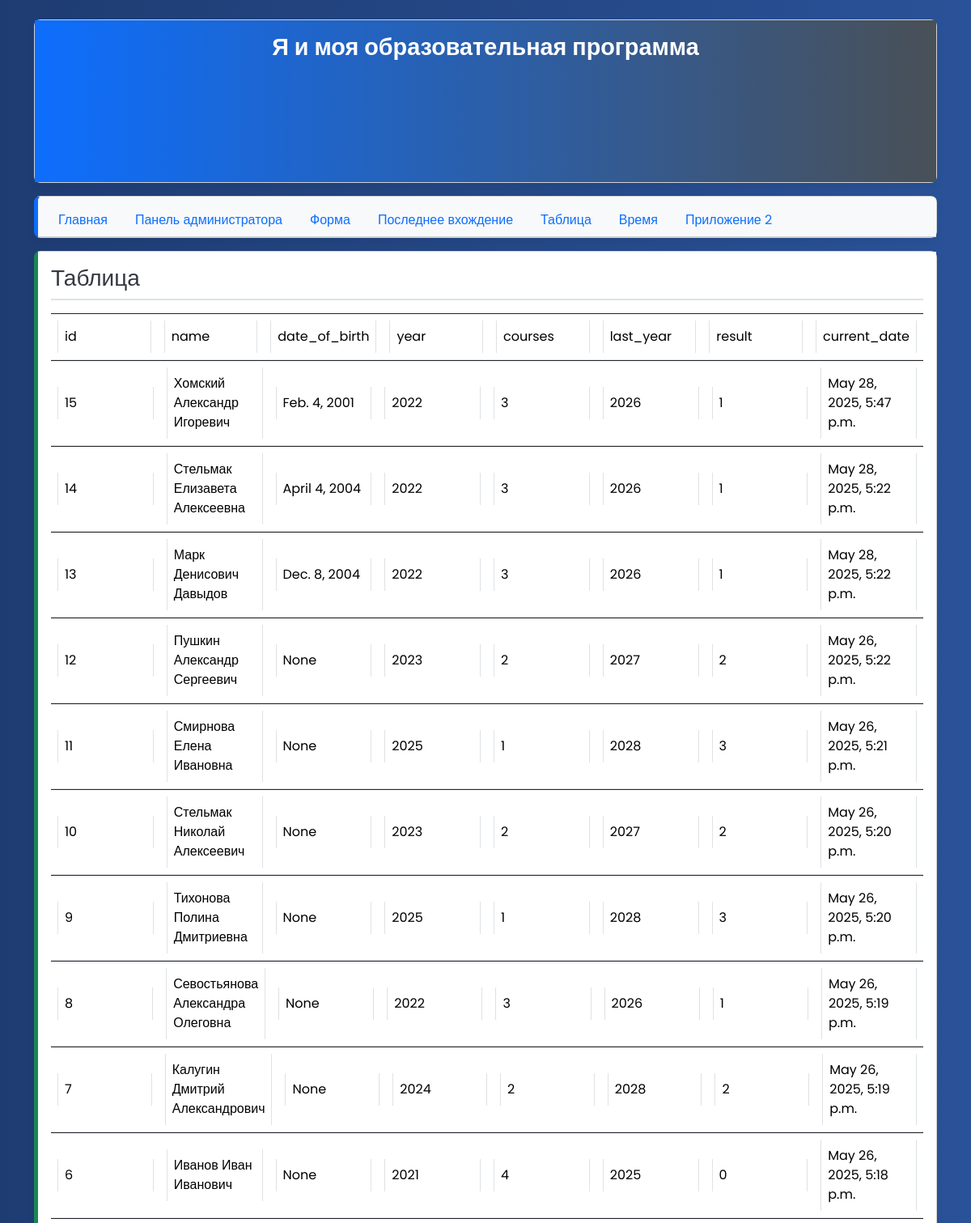
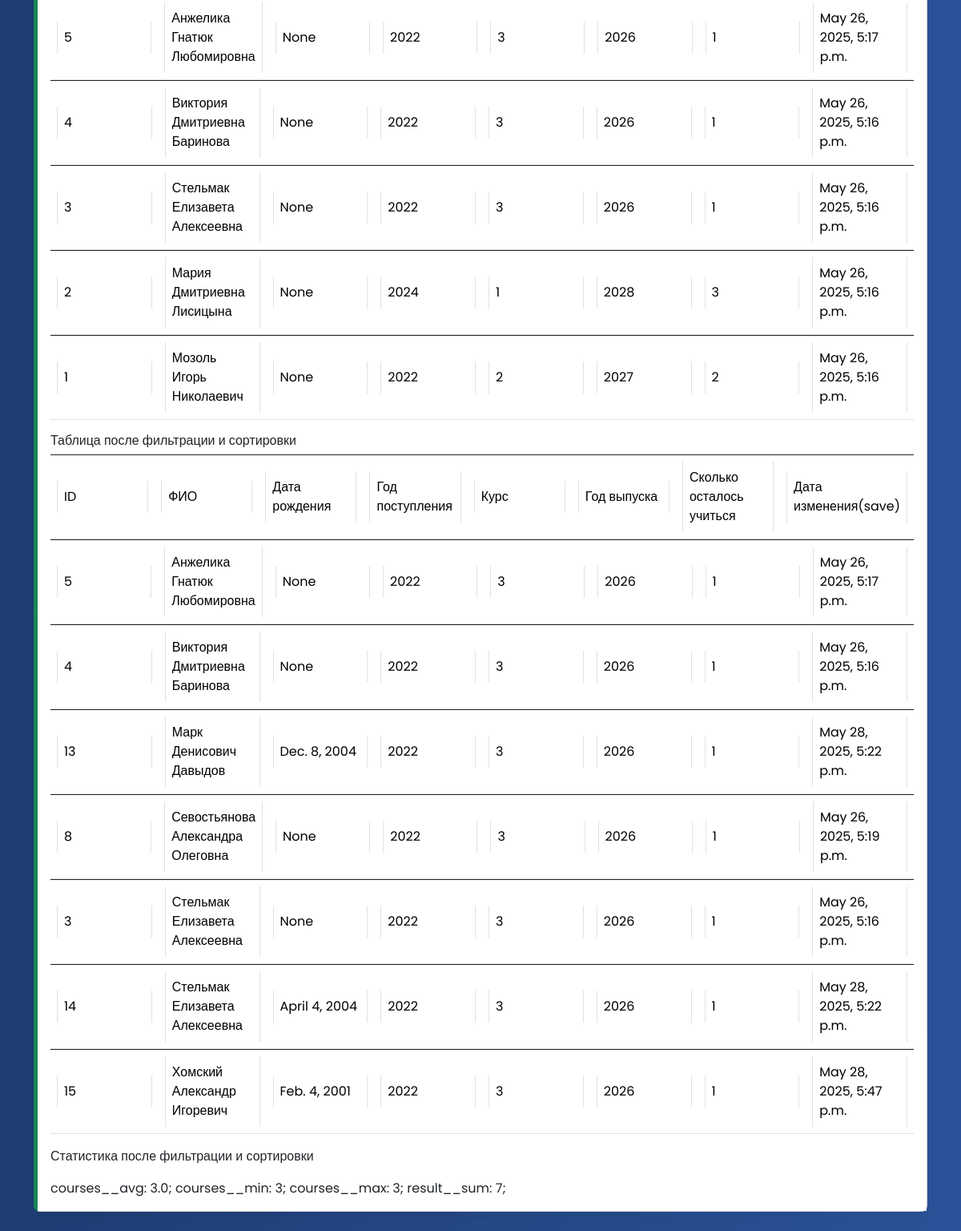
The app's page /app1/table/, older data (2 pictures, top to bottom).
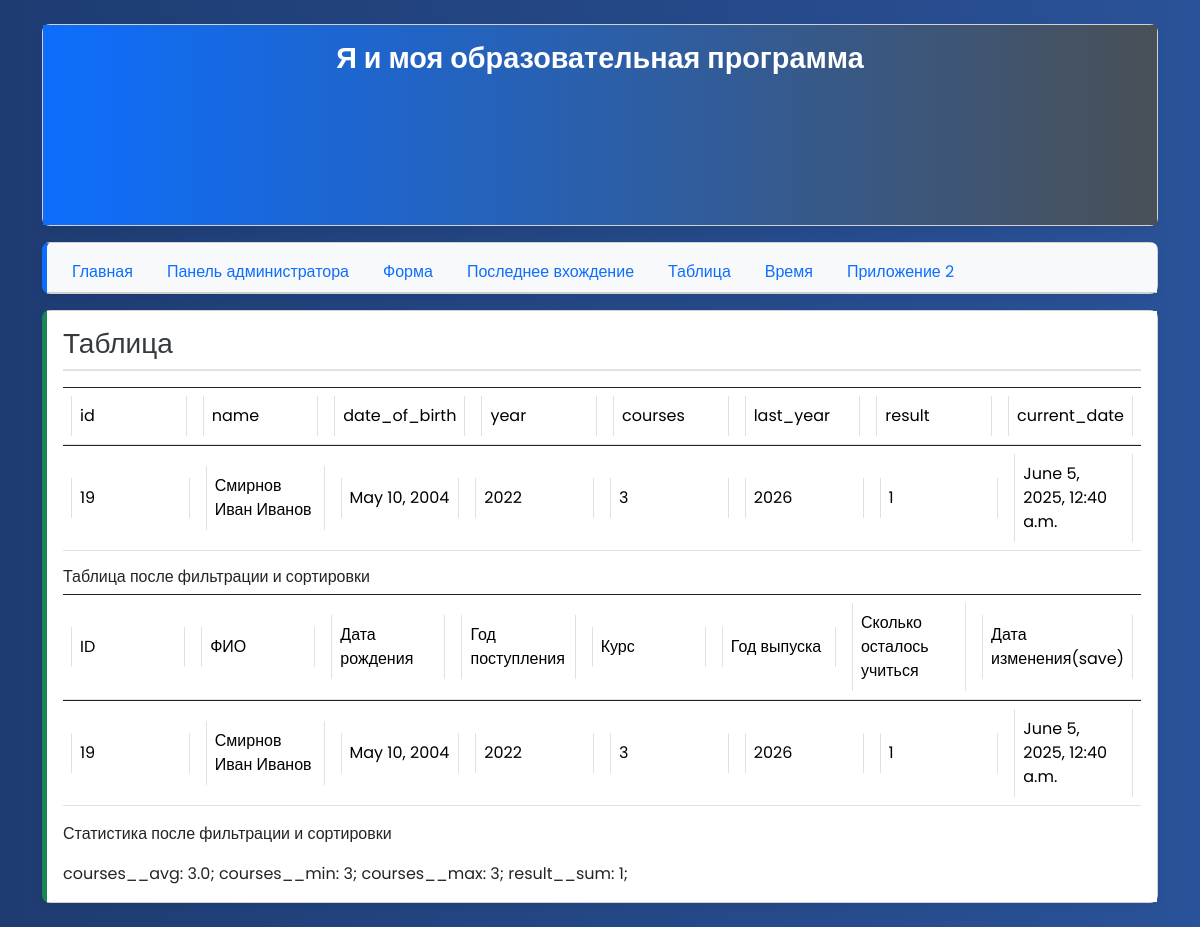
The same page, newer data.
### StelmakApp/models.py (models this page shows, shortened)
class Educational_ProgrammModel(models.Model): #столбцы в таблице
    name = models.CharField(
        verbose_name="ФИО",
        default='Смирнов Иван Иванов',
        max_length=500,
    )
    date_of_birth = models.DateField(
        verbose_name="Дата рождения", #здесь можно изменить формат на дату,
        default='2004-05-10',
    )
    year = models.IntegerField(
        verbose_name="Год поступления", default=2022
    )
    courses = models.IntegerField(
        verbose_name="Курс",
        choices=courses_choices,
        default=3,
        help_text='от 1 до 4'
    )
    last_year = models.IntegerField(
        verbose_name="Год выпуска",
        default=2026,
        max_length=255,
    )
    result = models.IntegerField(
        verbose_name="Сколько осталось учиться",
        default=4,
        max_length=255,
    )
    current_date = models.DateTimeField(
        verbose_name="Дата изменения(save)", auto_now=True
    )
    class Meta:
        verbose_name = "Я_и_программа_Таблица"
        verbose_name_plural = "Я_и_программа_Таблицы"
        ordering = ("-pk", )

### StelmakApp/views.py (the view)
# urls.py: path('table/', views.table, name='table'),
def table(request):
    objects_values = Educational_ProgrammModel.objects.values()
    print("\nobjects_values:", objects_values)
    objects_values_list = (
        Educational_ProgrammModel.objects.values_list().filter(courses=3).order_by("name")
    )
    print("\nobjects_values_list:", objects_values_list)
    cur_objects = objects_values_list
    statics_val = [
        cur_objects.aggregate(Avg("courses")),
        cur_objects.aggregate(Min("courses")),
        cur_objects.aggregate(Max("courses")),
        cur_objects.aggregate(Sum("result")),
    ]
    print("\nstatics_val:", statics_val)
    statics = {"statics_val": statics_val}
    fields = Educational_ProgrammModel._meta.get_fields()
    print("\nfields", fields)
    verbose_name_list = []
    name_list = []
    for e in fields:
        verbose_name_list.append(e.verbose_name)
        name_list.append(e.name)
    print("\nverbose_name_list:", verbose_name_list)
    print("\nname_list", name_list)
    field_names = verbose_name_list
    context = {
        "objects_values": objects_values,
        "name_list": name_list,
        "objects_values_list": objects_values_list,
        "verbose_name_list": verbose_name_list,
        "statics": statics,
        "field_names": field_names,
    }
    return render(request, "StelmakApp/table.html", context)

### StelmakApp/templates/StelmakApp/table.html (shortened to what this page needs)
{% extends 'StelmakApp/base.html' %}
{% block small %}
Таблица
{% endblock %}
{% block content %}
    <table class="table table-bordered">
        <tbody style="border-top: 3.0px;">
        <tr>
            {% for name in name_list %}
                <td>{{ name }}</td>
            {% endfor %}
        </tr>
        {% for object in objects_values %}
            <tr>
                {% for key, value in object.items %}
                    <td>
                        {{ value }}
                    </td>
                {% endfor %}
            </tr>
        {% endfor %}
        </tbody>
    </table>
    <h6>Таблица после фильтрации и сортировки</h6>
    <table class="table table-bordered">
        <tbody style="border-top: 3.0px;">
        <tr>
            {% for name in verbose_name_list %}
                <td>{{ name }}</td>
            {% endfor %}
        </tr>
        {% for objects_values in objects_values_list %}
            <tr>
                {% for item in objects_values %}
                    <td>
                        {{ item }}
                    </td>
                {% endfor %}
            </tr>
        {% endfor %}
        </tbody>
    </table>
    <p>Статистика после фильтрации и сортировки </p>
    {% for item in statics.statics_val %}
        {% for k, v in  item.items %}
            {{ k }}:  {{ v }};
        {% endfor %}
    {% endfor %}
{% endblock %}

### StelmakApp/templates/StelmakApp/base.html (shortened to what this page needs)
<!DOCTYPE html>
<html lang="en">
<head>
    {% load static %}
    <link
      rel="stylesheet"
      href="https://cdn.jsdelivr.net/npm/bootstrap@5.3.3/dist/css/bootstrap.min.css"
    />
</head>
<body>
    <div class="container my-4">
        <header class="card mb-3">
            <div class="card-body bg-color">
                <h1 class="card-title">Я и моя образовательная программа</h1>
            </div>
        </header>
        <nav class="card mb-3">
            <div class="card-header bg-light">
                {% include 'StelmakApp/navigation.html' %}
            </div>
        </nav>
        <main class="card mb-3">
            <div class="card-body bg-white">
                <h3>{% block small %}{% endblock %}</h3>
                {% block content %}{% endblock %}
            </div>
        </main>
    </div>
</body>
</html>

### StelmakApp/templates/StelmakApp/navigation.html
{% load static %}
<link rel="stylesheet" type="text/css" href="{% static 'css/styles.css' %}">
<nav>
  <ul class="nav nav-tabs card-header-tabs">
    <li class="nav-item">
      <a class="nav-link" href="{% url 'StelmakApp:index' %}">Главная</a>
    </li>
    <li class="nav-item">
      <a class="nav-link" href="{% url 'admin:index' %}">Панель администратора</a>
    </li>
    <li class="nav-item">
      <a class="nav-link" href="{% url 'StelmakApp:programm_model_form' %}">Форма</a>
    </li>
    <li class="nav-item">
      <a class="nav-link" href="{% url 'StelmakApp:programm_result' %}">Последнее вхождение</a>
    </li>
    <li class="nav-item">
      <a class="nav-link" href="{% url 'StelmakApp:table' %}">Таблица</a>
    </li>
    <li class="nav-item">
      <a class="nav-link" href="{% url 'StelmakApp:datetimenow' %}">Время</a>
    </li>
    <li class="nav-item">
      <a class="nav-link" href="{% url 'StelmakApp_2:about_me' %}">Приложение 2</a>
    </li>
  </ul>
</nav>

### StelmakApp/static/css/styles.css (style rules this page uses)
.bg-color { background-color: #967fdc; width:100%; background-repeat: no-repeat; background-position: center; height: 200px; }
div { width: 100%; }
tr { display: flex; flex-direction: row; flex-wrap: nowrap; justify-content:flex-start; align-items:center; }
input,textarea,td { display: ininline-table; resize: horizontal; margin: 0.5rem; height: 3.0rem; width:100% }
td { height: 100%; }
table, div { width: 100%; }

### StelmakApp/templates/StelmakApp/base.html (style rules this page uses)
body { background: linear-gradient(to right, #1e3c72, #2a5298); color: white; }
body { background-color: #f8f9fa; font-family: 'Poppins', sans-serif; }
.bg-color { background: linear-gradient(90deg, #0d6efd, #495057); color: white; }
h1.card-title { margin: 0; font-weight: 600; font-size: 1.8rem; text-align: center; }
header.card, nav.card, main.card { box-shadow: 0 4px 8px rgba(0, 0, 0, 0.05); border-radius: 8px; }
nav.card { border-left: 5px solid #0d6efd; }
main.card { border-left: 5px solid #198754; }
h3 { border-bottom: 2px solid #dee2e6; padding-bottom: 0.5rem; margin-bottom: 1rem; font-weight: 500; color: #343a40; }

Row changes from the older to the newer data that the page shows:
removed Educational_ProgrammModel: object "15" "Хомский Александр Игоревич" "Feb. 4, 2001" "2022" "3" "2026" "1" "May 28, 2025, 5:47 p.m.", objects_values "15" "Хомский Александр Игоревич" "Feb. 4, 2001" "2022" "3" "2026" "1" "May 28, 2025, 5:47 p.m."
removed Educational_ProgrammModel: object "14" "Стельмак Елизавета Алексеевна" "April 4, 2004" "2022" "3" "2026" "1" "May 28, 2025, 5:22 p.m.", objects_values "14" "Стельмак Елизавета Алексеевна" "April 4, 2004" "2022" "3" "2026" "1" "May 28, 2025, 5:22 p.m."
removed Educational_ProgrammModel: object "13" "Марк Денисович Давыдов" "Dec. 8, 2004" "2022" "3" "2026" "1" "May 28, 2025, 5:22 p.m.", objects_values "13" "Марк Денисович Давыдов" "Dec. 8, 2004" "2022" "3" "2026" "1" "May 28, 2025, 5:22 p.m."
removed Educational_ProgrammModel: object "12" "Пушкин Александр Сергеевич" "None" "2023" "2" "2027" "2" "May 26, 2025, 5:22 p.m."
removed Educational_ProgrammModel: object "11" "Смирнова Елена Ивановна" "None" "2025" "1" "2028" "3" "May 26, 2025, 5:21 p.m."
removed Educational_ProgrammModel: object "10" "Стельмак Николай Алексеевич" "None" "2023" "2" "2027" "2" "May 26, 2025, 5:20 p.m."
removed Educational_ProgrammModel: object "9" "Тихонова Полина Дмитриевна" "None" "2025" "1" "2028" "3" "May 26, 2025, 5:20 p.m."
removed Educational_ProgrammModel: object "8" "Севостьянова Александра Олеговна" "None" "2022" "3" "2026" "1" "May 26, 2025, 5:19 p.m.", objects_values "8" "Севостьянова Александра Олеговна" "None" "2022" "3" "2026" "1" "May 26, 2025, 5:19 p.m."
removed Educational_ProgrammModel: object "7" "Калугин Дмитрий Александрович" "None" "2024" "2" "2028" "2" "May 26, 2025, 5:19 p.m."
removed Educational_ProgrammModel: object "6" "Иванов Иван Иванович" "None" "2021" "4" "2025" "0" "May 26, 2025, 5:18 p.m."
removed Educational_ProgrammModel: object "5" "Анжелика Гнатюк Любомировна" "None" "2022" "3" "2026" "1" "May 26, 2025, 5:17 p.m.", objects_values "5" "Анжелика Гнатюк Любомировна" "None" "2022" "3" "2026" "1" "May 26, 2025, 5:17 p.m."
removed Educational_ProgrammModel: object "4" "Виктория Дмитриевна Баринова" "None" "2022" "3" "2026" "1" "May 26, 2025, 5:16 p.m.", objects_values "4" "Виктория Дмитриевна Баринова" "None" "2022" "3" "2026" "1" "May 26, 2025, 5:16 p.m."
removed Educational_ProgrammModel: object "3" "Стельмак Елизавета Алексеевна" "None" "2022" "3" "2026" "1" "May 26, 2025, 5:16 p.m.", objects_values "3" "Стельмак Елизавета Алексеевна" "None" "2022" "3" "2026" "1" "May 26, 2025, 5:16 p.m."
removed Educational_ProgrammModel: object "2" "Мария Дмитриевна Лисицына" "None" "2024" "1" "2028" "3" "May 26, 2025, 5:16 p.m."
removed Educational_ProgrammModel: object "1" "Мозоль Игорь Николаевич" "None" "2022" "2" "2027" "2" "May 26, 2025, 5:16 p.m."
added Educational_ProgrammModel: object "19" "Смирнов Иван Иванов" "May 10, 2004" "2022" "3" "2026" "1" "June 5, 2025, 12:40 a.m.", objects_values "19" "Смирнов Иван Иванов" "May 10, 2004" "2022" "3" "2026" "1" "June 5, 2025, 12:40 a.m."
Text that changed along with them:
list line gone: "result__sum : 7 ;"
new list line: "result__sum : 1 ;"
